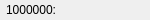
<?xml version="1.0" encoding="UTF-8"?>
<ui version="4.0">
 <class>OutputItem</class>
 <widget class="QWidget" name="OutputItem">
  <property name="geometry">
   <rect>
    <x>0</x>
    <y>0</y>
    <width>150</width>
    <height>20</height>
   </rect>
  </property>
  <property name="minimumSize">
   <size>
    <width>150</width>
    <height>20</height>
   </size>
  </property>
  <property name="maximumSize">
   <size>
    <width>150</width>
    <height>20</height>
   </size>
  </property>
  <property name="windowTitle">
   <string>Form</string>
  </property>
  <widget class="QLabel" name="label">
   <property name="geometry">
    <rect>
     <x>6</x>
     <y>0</y>
     <width>141</width>
     <height>20</height>
    </rect>
   </property>
   <property name="text">
    <string>1000000:</string>
   </property>
  </widget>
 </widget>
 <resources/>
 <connections/>
</ui>
